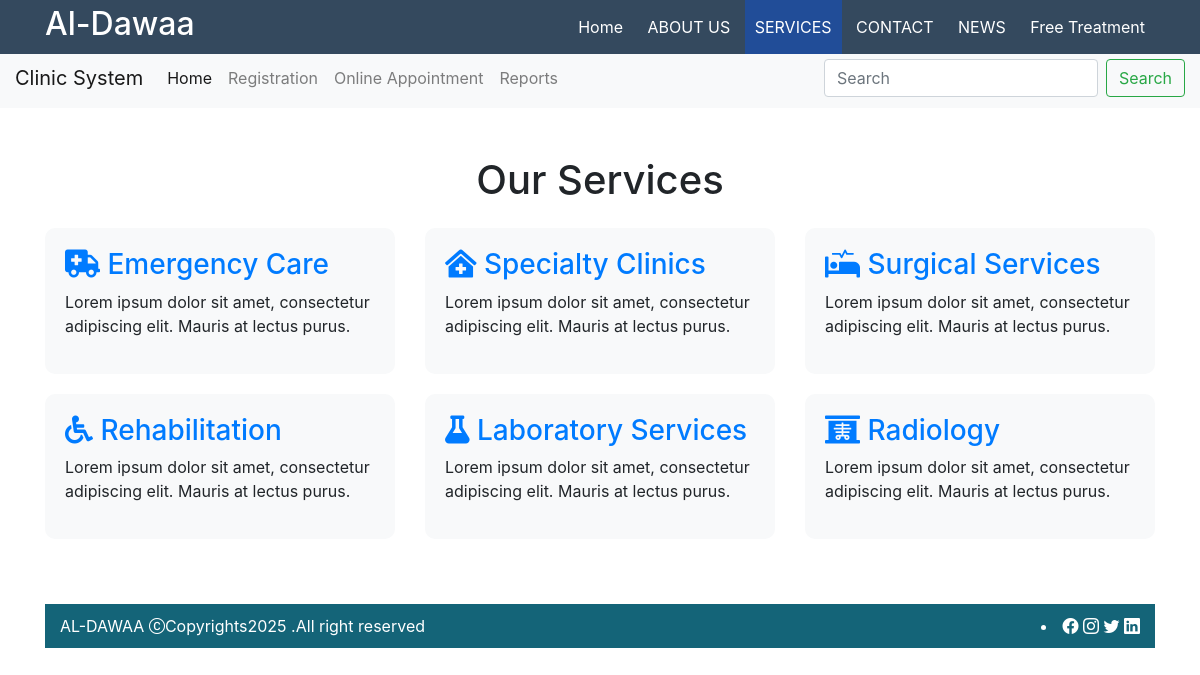
/services, run on the app's committed database.
### services/models.py (models this page shows)
class service(models.Model):
    service_icon=models.CharField(max_length=50)
    service_title=models.CharField(max_length=50)
    service_des=HTMLField()

### al_dawaa/views.py (the view)
# urls.py: path('services', views.services),
def services(request):
                    serviceData=service.objects.all()[:6]
                    data={
                        'title':'Al-Dawaa',
                        'serviceData':serviceData,
                    }
                    return render(request,"services.html",data)

### templates/services.html (shortened to what this page needs)
{% extends "base.html" %} {% block content %}
<!DOCTYPE html>
<html lang="en">
  <head>
    <link
      rel="stylesheet"
      href="https://stackpath.bootstrapcdn.com/bootstrap/4.5.2/css/bootstrap.min.css"
    />
    <link
      rel="stylesheet"
      href="https://cdnjs.cloudflare.com/ajax/libs/font-awesome/5.15.4/css/all.min.css"
    />
  </head>
  <body>
    <div class="container">
      <h1 class="text-center mt-5 mb-4">Our Services</h1>
      <div class="row">
        {% for n in serviceData %}
        <div class="col-md-4">
          <div class="service-card">
            <h3 class="text-primary">
              <i class="{{n.service_icon}}"></i> {{n.service_title}}
            </h3>
            <p>{{n.service_des }}</p>
          </div>
        </div>
        {% endfor %}
    </div>
  </body>
</html>
{% endblock %}

### templates/services.html (style rules this page uses)
.service-card { background-color: #f8f9fa; border-radius: 10px; padding: 20px; margin-bottom: 20px; }

### data on the page
service: service_title "Emergency Care", service_des "Lorem ipsum dolor sit amet, consectetur adipiscing elit. Mauris at lectus purus."
service: service_title "Specialty Clinics", service_des "Lorem ipsum dolor sit amet, consectetur adipiscing elit. Mauris at lectus purus."
service: service_title "Surgical Services", service_des "Lorem ipsum dolor sit amet, consectetur adipiscing elit. Mauris at lectus purus."
service: service_title "Rehabilitation", service_des "Lorem ipsum dolor sit amet, consectetur adipiscing elit. Mauris at lectus purus."
service: service_title "Laboratory Services", service_des "Lorem ipsum dolor sit amet, consectetur adipiscing elit. Mauris at lectus purus."
service: service_title "Radiology", service_des "Lorem ipsum dolor sit amet, consectetur adipiscing elit. Mauris at lectus purus."

### other printed values
{{ title }} "Al-Dawaa"
